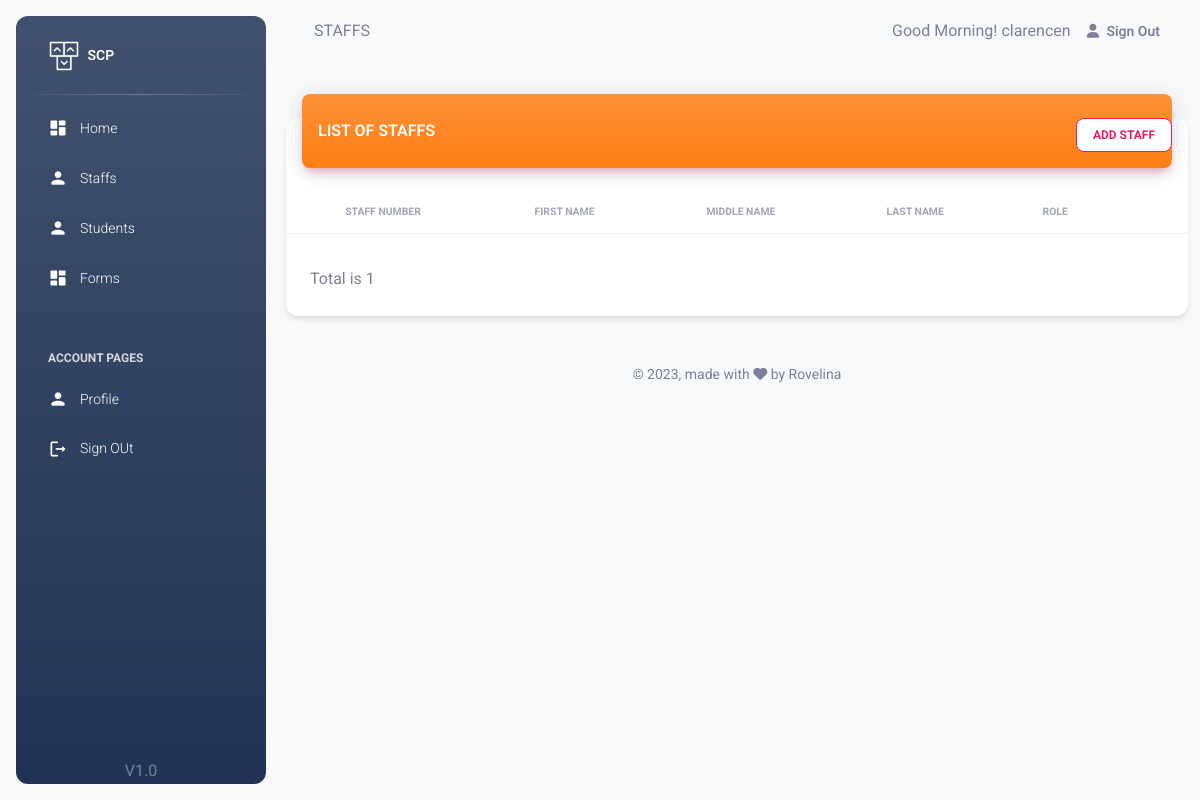
Before: /pages/staff/staffs.php (signed in) with the older database file.
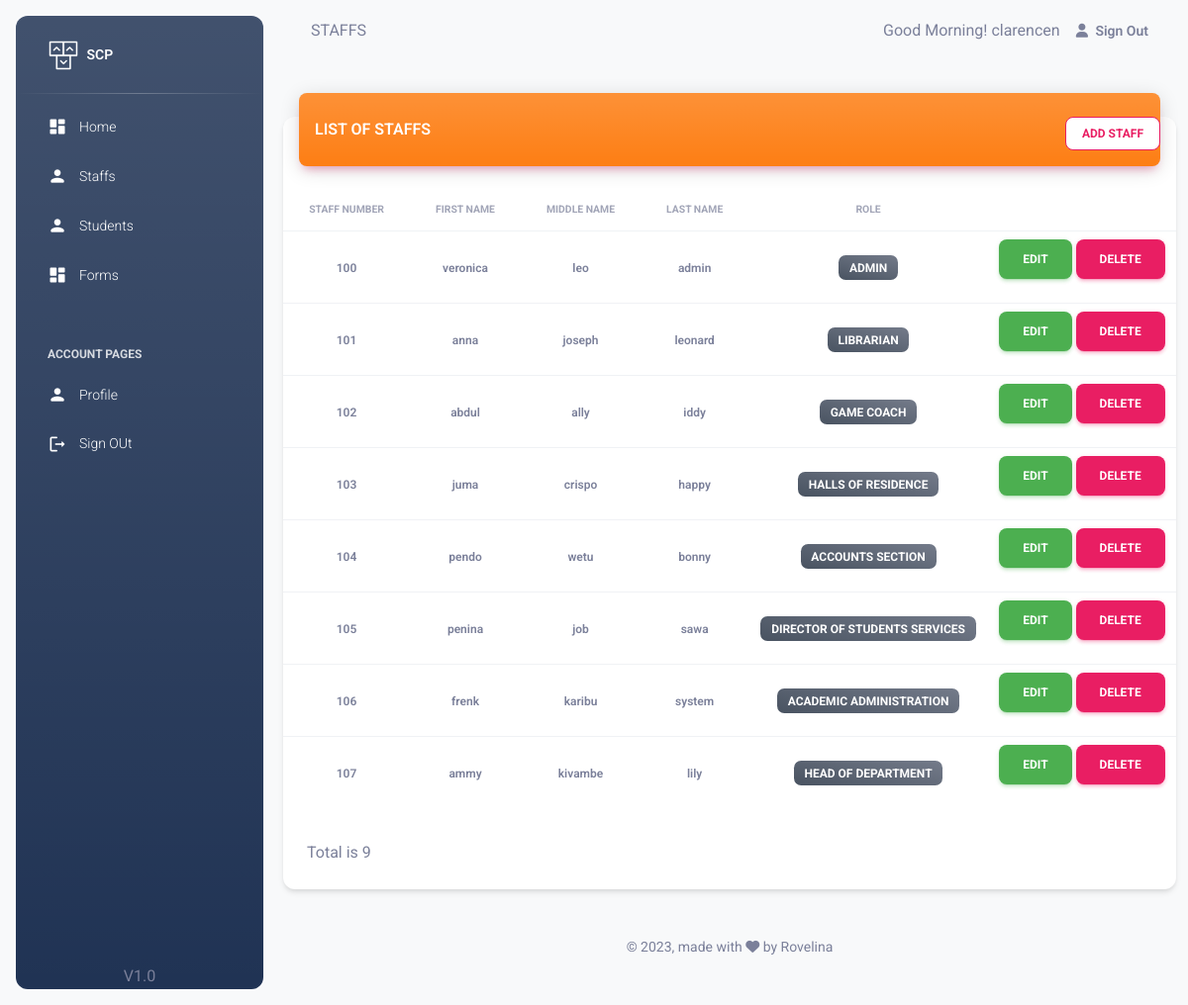
After: the same page with the newer database file.
### tables this page shows
CREATE TABLE `staff` (
  `staff_number` varchar(50) NOT NULL,
  `first_name` varchar(50) NOT NULL,
  `middle_name` varchar(50) NOT NULL,
  `staff_role` int(11) NOT NULL,
  `email` varchar(50) NOT NULL,
  `password` varchar(250) NOT NULL,
  `last_name` varchar(50) NOT NULL,
  `department` int(11) NOT NULL,
  `title` varchar(50) NOT NULL
);

CREATE TABLE `staff_role` (
  `role_id` int(11) NOT NULL,
  `role_name` varchar(50) NOT NULL
);

### classes/Account.php (called while the page is built, shortened)
<?php
 class Account {
    public function staff_session_detail($sessin_id)
    {
        try{
            $db = getDB();
            $stmt = $db->prepare("SELECT staff_role,first_name,middle_name,last_name FROM staff WHERE staff_number=:staff_number");
            $stmt->bindParam("staff_number", $sessin_id,PDO::PARAM_STR);
            $stmt->execute();
            $data = $stmt->fetch(PDO::FETCH_OBJ);
            return $data;
        }
        catch(PDOException $e) {
            echo '{"error":{"text":'. $e->getMessage() .'}}';
        }
    }
 }
?>

### classes/Staff.php (called while the page is built, shortened)
<?php
 class Staff {
    public function get_all_staff($sessin_id)
    {
        try{
            $db = getDB();
            $stmt = $db->prepare("SELECT *  FROM staff stf
             inner join staff_role stp on stp.role_id = stf.staff_role
             WHERE staff_number != :staff_number ");
            $stmt->bindParam("staff_number", $sessin_id,PDO::PARAM_STR);
            $stmt->execute();
            $data = $stmt->fetchAll();
            return $data;
        }
        catch(PDOException $e) {
            echo '{"error":{"text":'. $e->getMessage() .'}}';
        }
    }
 }
?>

### pages/staff/staffs.php (the view, shortened to what this page needs)
<?php
    include('../session.php');
    $page_tittle = "STAFFS ";
    $SessinUser=$account_class->staff_session_detail($login_session_id);
    $staffs=$staff_class->get_all_staff($login_session_id);
?>
<!DOCTYPE html>
<html lang="en">
  <head>
    <?php include 'head.php';?>
  </head>
  <body class="g-sidenav-show  bg-gray-100">
    <?php include 'aside.php';?>
    <main class="main-content border-radius-lg ">
      <?php include 'navbar.php';?>
      <div class="container-fluid py-4">
        <div class="row">
          <div class="col-12">
            <div class="card my-4">
              <div class="card-header p-0 position-relative mt-n4 mx-3 z-index-2">
                <div style="background-color:#fd7e14" class="bg-gradient  shadow-primary border-radius-lg pt-4 pb-3">
                  <div class="row">
                      <div class="col-6">
                        <h6 class="text-white  text-capitalize ps-3">LIST OF STAFFS </h6>
                      </div>
                      <div class="col-6 text-end ">
                          <a href="./add_staff.php" class="btn btn-outline-primary btn-sm mb-0 bg-white ">Add Staff</a>
                      </div>
                  </div>
                </div>
              </div>
              <div class="card-body px-0 pb-2">
                <div class="table-responsive p-0">
                <table class="table align-items-center mb-0">
                  <thead>
                    <tr>
                      <th class="text-center text-uppercase text-secondary text-xxs font-weight-bolder opacity-7">Staff Number</th>
                      <th class="text-center text-uppercase text-secondary text-xxs font-weight-bolder opacity-7">First Name</th>
                      <th class="text-center text-uppercase text-secondary text-xxs font-weight-bolder opacity-7">Middle Name</th>
                      <th class="text-center text-uppercase text-secondary text-xxs font-weight-bolder opacity-7">Last Name</th>
                      <th class="text-center text-uppercase text-secondary text-xxs font-weight-bolder opacity-7">Role</th>
                      <th class="text-center text-uppercase text-secondary text-xxs font-weight-bolder opacity-7"></th>
                    </tr>
                  </thead>
                  <tbody>
                      <?php
                        foreach ($staffs as $staff) {
                            echo "
                                <tr>
                                  <td class='align-middle text-center text-sm'>
                                  <span class='text-secondary text-xs font-weight-bold'>{$staff['staff_number']}</span>
                                  </td>
                                  <td class='align-middle text-center text-sm'>
                                    <span class='text-secondary text-xs font-weight-bold'>{$staff['first_name']}</span>
                                  </td>
                                  <td class='align-middle text-center text-sm'>
                                  <span class='text-secondary text-xs font-weight-bold'>{$staff['middle_name']}</span>
                                  </td>
                                  <td class='align-middle text-center'>
                                    <span class='text-secondary text-xs font-weight-bold'>{$staff['last_name']}</span>
                                  </td>
                                  <td class='align-middle text-center'>
                                      <span class='badge badge-sm bg-gradient-secondary'>{$staff['role_name']}</span>
                                  </td>
                                  <td class='align-middle text-center'>
                                      <a href='./edit_staff.php?id={$staff['staff_number']}' class='btn btn-success'>Edit</a>
                                      <button onclick='myFunction(\"{$staff['staff_number']}\")'  class='btn btn-primary'>Delete</button>
                                  </td>
                              </tr>
                            ";
                        }
                      ?>
                  </tbody>
                </table>
                </div>
              </div>
              <div class="card-footer">
                Total is <?php  echo count($staffs) +1?>
              </div>
            </div>
          </div>
        </div>
        <?php include 'footer.php';?>
      </div>
    </main>
  </body>
</html>

### pages/staff/head.php (shortened to what this page needs)
<link href="../../assets/css/nucleo-icons.css" rel="stylesheet" />
<link href="../../assets/css/nucleo-svg.css" rel="stylesheet" />
<link id="pagestyle" href="../../assets/css/material-dashboard.css?v=3.0.4" rel="stylesheet" />

### pages/staff/aside.php (shortened to what this page needs)
<?php
    $role = $SessinUser->staff_role;
?>
<aside style="background-color:#203354" class="sidenav navbar navbar-vertical navbar-expand-xs border-0 border-radius-xl my-3 fixed-start ms-3   bg-gradient" id="sidenav-main">
    <div class="sidenav-header">
        <a class="navbar-brand m-0" href="./staff_dashboard.php" >
            <img src="../../assets/img/logo-ct.png" class="navbar-brand-img h-100" alt="main_logo">
            <span class="ms-1 font-weight-bold text-white">SCP</span>
        </a>
    </div>
    <hr class="horizontal light mt-0 mb-2">
    <div class="collapse navbar-collapse  w-auto " id="sidenav-collapse-main">
    <ul class="navbar-nav">
        <li class="nav-item">
            <a class="nav-link text-white " href="./staff_dashboard.php">
                <div class="text-white text-center me-2 d-flex align-items-center justify-content-center">
                <i class="material-icons opacity-10">dashboard</i>
                </div>
            <span class="nav-link-text ms-1">Home</span>
            </a>
        </li>
        <?php
            if ($role == 100){
                echo "
                <li class='nav-item'>
                    <a class='nav-link text-white ' href='./staffs.php'>
                        <div class='text-white text-center me-2 d-flex align-items-center justify-content-center'>
                        <i class='material-icons opacity-10'>person</i>
                        </div>
                        <span class='nav-link-text ms-1'>Staffs</span>
                    </a>
                </li>
                ";
            }
        ?>
        <?php
            if ($role == 100){
                echo "
                <li class='nav-item'>
                    <a class='nav-link text-white '' href='./students.php'>
                        <div class='text-white text-center me-2 d-flex align-items-center justify-content-center'>
                        <i class='material-icons opacity-10'>person</i>
                        </div>
                    <span class='nav-link-text ms-1'>Students</span>
                    </a>
                </li>
                ";
            }
        ?>
         <li class='nav-item'>
            <a class='nav-link text-white ' href='./forms.php'>
                <div class='text-white text-center me-2 d-flex align-items-center justify-content-center'>
                <i class='material-icons opacity-10'>dashboard</i>
                </div>
            <span class='nav-link-text ms-1'>Forms</span>
            </a>
        </li>
        <li class="nav-item mt-5">
            <h6 class="ps-4 ms-2 text-uppercase text-xs text-white font-weight-bolder opacity-8">Account pages</h6>
        </li>
        <li class="nav-item">
            <a class="nav-link text-white " href="./profile.php">
                <div class="text-white text-center me-2 d-flex align-items-center justify-content-center">
                <i class="material-icons opacity-10">person</i>
                </div>
            <span class="nav-link-text ms-1">Profile</span>
            </a>
        </li>
        <li class="nav-item">
            <a class="nav-link text-white " href="<?php echo BASE_URL; ?>pages/actions/action_sign_out.php">
                <div class="text-white text-center me-2 d-flex align-items-center justify-content-center">
                    <i class="material-icons opacity-10">logout</i>
                </div>
                <span class="nav-link-text ms-1">Sign OUt</span>
            </a>
        </li>
    </ul>
    </div>
    <div class="sidenav-footer position-absolute w-100 bottom-0 ">
    <div class="mx-3 text-center">
        V1.0
    </div>
    </div>
</aside>

### pages/staff/navbar.php
<nav class="navbar navbar-main navbar-expand-lg px-0 mx-4 shadow-none border-radius-xl" id="navbarBlur" data-scroll="true">
  <div class="container-fluid py-1 px-3">
    <nav aria-label="breadcrumb">
      <?php echo $page_tittle;?>
    </nav>
    <div class="collapse navbar-collapse mt-sm-0 mt-2 me-md-0 me-sm-4" id="navbar">
      <div class="ms-md-auto pe-md-3 d-flex align-items-center">
      <?php
        $current_hour = date('H');
        if ($current_hour >= 5 && $current_hour < 12) {
            echo "Good Morning! ". $SessinUser->first_name;
        } elseif ($current_hour >= 12 && $current_hour < 18) {
            echo "Good Afternoon! ". $SessinUser->first_name;
        } else {
            echo "Good Evening! ". $SessinUser->first_name;
        }
      ?>
      </div>
      <ul class="navbar-nav  justify-content-end">
        <li class="nav-item d-flex align-items-center">
           <?php include '../sign_out_link.php';?>
        </li>
      </ul>
    </div>
  </div>
</nav>

### pages/sign_out_link.php
<a href="<?php echo BASE_URL; ?>pages/actions/action_sign_out.php"  class="nav-link text-body font-weight-bold px-0">
     <i class="fa fa-user me-sm-1"></i>
    <span class="d-sm-inline d-none">Sign Out</span>
 </a>

### pages/staff/footer.php (shortened to what this page needs)
<footer class="footer py-4  ">
  <div class="container-fluid">
    <div class="row align-items-center justify-content-lg-between">
      <div class="col-12 text-center align-items-center">
        <div class="copyright text-center text-sm text-muted ">
          © ,
          made with <i class="fa fa-heart"></i> by
           Rovelina
        </div>
      </div>
    </div>
  </div>
</footer>

Changed rows visible on the page:
added staff: staff_number "100", first_name "veronica", middle_name "leo", last_name "admin", staff_role.role_name "ADMIN"
added staff: staff_number "101", first_name "anna", middle_name "joseph", last_name "leonard", staff_role.role_name "LIBRARIAN"
added staff: staff_number "102", first_name "abdul", middle_name "ally", last_name "iddy", staff_role.role_name "GAME COACH"
added staff: staff_number "103", first_name "juma", middle_name "crispo", last_name "happy", staff_role.role_name "HALLS OF RESIDENCE"
added staff: staff_number "104", first_name "pendo", middle_name "wetu", last_name "bonny", staff_role.role_name "ACCOUNTS SECTION"
added staff: staff_number "105", first_name "penina", middle_name "job", last_name "sawa", staff_role.role_name "DIRECTOR OF STUDENTS SERVICES"
added staff: staff_number "106", first_name "frenk", middle_name "karibu", last_name "system", staff_role.role_name "ACADEMIC ADMINISTRATION"
added staff: staff_number "107", first_name "ammy", middle_name "kivambe", last_name "lily", staff_role.role_name "HEAD OF DEPARTMENT"
Other visible differences:
count($staffs) +1: "1" → "9"
